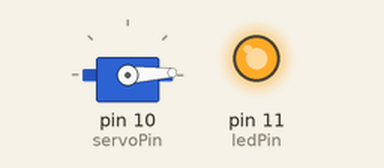
Bench run of a sketch on a simulated Arduino Uno, built with avr-gcc and run on an emulated ATmega328P. Parts: servo, output pins drawn as LEDs (lit = HIGH).

Above: at 0.05 s.
At 1.55 s:
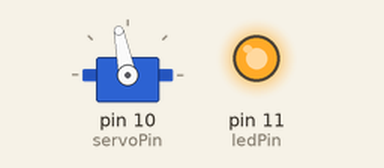
At 3.1 s:
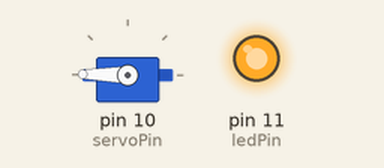
At 6.2 s:
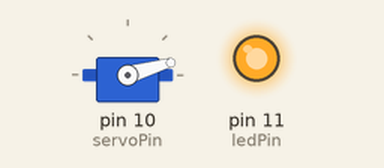
Timing chart, 0 to 8.9 s (numbered marks = the images above):
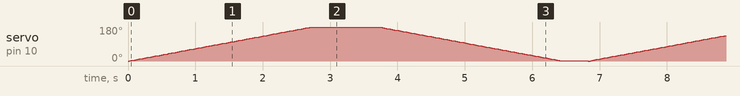

The sketch:

micro_servo_mood_cue.ino
```cpp
//Project eleven controllable servo
#include <Servo.h> // insert the Servo.h library
Servo myservo; // create servo object to control servo

int potPin = 0; // connect potentiometer to digital pin0
int potVal; // variable value to read value from analog pin

const int servoPin = 10;
const int ledPin = 11;    // the number of the LED pin

int pos = 0; // position of servo

void setup() {
  myservo.attach(servoPin); //Attach the servo on pin 9 to the servo object.

  pinMode(ledPin, OUTPUT);

  // set initial LED state
  digitalWrite(ledPin, HIGH);
}

void loop() {
  // Control rotation with potentiometer
  /*potVal = analogRead(potPin); //reads the value of the potentiommeter (value between 0 and 1023)
  pos = map(potVal, 0, 1023, 0, 179); // scale it to use it with the servo (value between 0 and 180)
  myservo.write(pos); // sets the servo position according to the scaled value
  delay(15); // wait for 15 ms to turn to certain position*/

  // Rotate loop
  for(pos = 0; pos < 180; pos += 1){ //servo turns from 0 to 180 in steps of 1 degree
    myservo.write(pos); //tell servo to go to position in variable 'pos'
    delay(15); //waits 15ms for the servo to reach the position
  }
  delay(1000);
  for(pos = 180; pos>=1; pos-=1) { // servo turns from 180 to 0 in steps of 1 degree
    myservo.write(pos); //tell servo to go to position in variable 'pos'
    delay(15); //waits 15ms for the servo to reach the position
  }
  delay(400);
}
```
